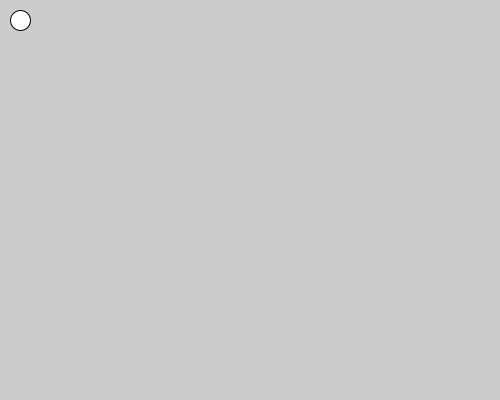
Frame 1 (no input)
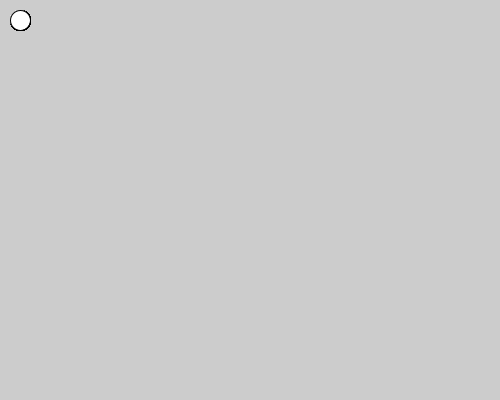
Frame 60 (the mouse pressed at the canvas centre just before this capture)
Frame 120 (the mouse held since frame 60 and released just before this capture): identical to frame 60, image omitted

The Processing sketch that drew these frames (run headless with seeded random() and noise(); from frame 60 on, the mouse is pressed at the canvas centre):

// Processing sketch: processing_106843
// ── processing_106843.pde

void setup() {
    size(500,400);
    }


void draw() {

    ellipse(20,20,20,20);
    
}
